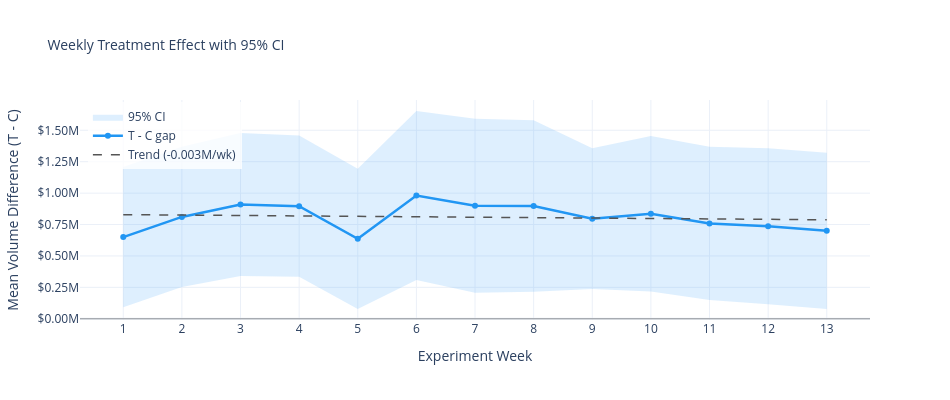

The cell this chart's notebook holds for it:
### Markdown cell above
## 2. Weekly T-C Gap with 95% CI

**Expect:** Entire CI band above zero. Mild downward slope (decay). Confounder weeks
(6-8, 10-13) cause no deviation; they hit both arms equally so the _difference_ stays smooth.

**Red flags:** CI crosses zero; sharp spikes at confounder weeks (asymmetric application).

### Code cell
gap_vals, ci_lo, ci_hi = [], [], []
for w in weeks:
    t_v = post[(post["week"] == w) & (post["group"] == "treatment")]["weekly_volume"]
    c_v = post[(post["week"] == w) & (post["group"] == "control")]["weekly_volume"]
    gap = t_v.mean() - c_v.mean()
    se = np.sqrt(t_v.var() / len(t_v) + c_v.var() / len(c_v))
    gap_vals.append(gap)
    ci_lo.append(gap - 1.96 * se)
    ci_hi.append(gap + 1.96 * se)

slope, intercept, *_ = sp_stats.linregress(weeks, gap_vals)
trend_line = [intercept + slope * w for w in weeks]

# Y-axis: custom $M ticks
y_all = gap_vals + ci_lo + ci_hi
step = 0.25e6
tickvals = np.arange(
    np.floor(min(y_all) / step) * step, np.ceil(max(y_all) / step) * step + step, step
)
ticktext = [f"${v/1e6:.2f}M" for v in tickvals]

fig = go.Figure()

# 95% CI band (filled area between ci_lo and ci_hi)
fig.add_trace(
    go.Scatter(
        x=weeks + weeks[::-1],
        y=ci_hi + ci_lo[::-1],
        fill="toself",
        fillcolor="rgba(33,150,243,0.15)",
        line=dict(width=0),
        hoverinfo="skip",
        name="95% CI",
        showlegend=True,
    )
)

# T - C gap line
fig.add_trace(
    go.Scatter(
        x=weeks,
        y=gap_vals,
        mode="lines+markers",
        name="T - C gap",
        line=dict(color="#2196F3", width=2.5),
        marker=dict(symbol="circle", size=6),
        hovertemplate="Week %{x}<br>Gap: $%{y:,.0f}<extra></extra>",
    )
)

# Trend line
fig.add_trace(
    go.Scatter(
        x=weeks,
        y=trend_line,
        mode="lines",
        name=f"Trend ({slope/1e6:+.3f}M/wk)",
        line=dict(color="#555555", width=1.5, dash="dash"),
        hoverinfo="skip",
    )
)

# Zero reference line
fig.add_hline(y=0, line_color="black", line_width=1, opacity=0.4)

fig.update_layout(
    title=dict(text="Weekly Treatment Effect with 95% CI", font=dict(size=14)),
    xaxis=dict(title="Experiment Week", tickvals=weeks, tickmode="array"),
    yaxis=dict(
        title="Mean Volume Difference (T - C)", tickvals=tickvals, ticktext=ticktext
    ),
    template="plotly_white",
    width=950,
    height=400,
    legend=dict(x=0.01, y=0.99, bgcolor="rgba(255,255,255,0.8)"),
)
fig.show()

print(
    f"CI entirely above zero: {'✓' if all(lo > 0 for lo in
 ci_lo) else '✗ — effect not significant in some weeks'}"
)
print(
    f"Trend slope: {slope/1e6:+.4f}M/week  "
    f"({'negative = decay present ✓' if slope < 0 else 'positive ✗ — gap growing, check decay'})"
)

### Figure 1 — Plotly figure (JSON) as saved in the notebook; plotly's stock layout.template omitted (floating-point values rounded to 4 significant figures)
{"data": [{"fill": "toself", "fillcolor": "rgba(33,150,243,0.15)", "hoverinfo": "skip", "line": {"width": 0}, "name": "95% CI", "showlegend": true, "type": "scatter", "x": [1, 2, 3, 4, 5, 6, 7, 8, 9, 10, 11, 12, 13, 13, 12, 11, 10, 9, 8, 7, 6, 5, 4, 3, 2, 1], "y": [1209000.0, 1369000.0, 1479000.0, 1458000.0, 1195000.0, 1654000.0, 1593000.0, 1580000.0, 1357000.0, 1455000.0, 1368000.0, 1357000.0, 1322000.0, 77880.0, 114900.0, 149800.0, 216900.0, 237100.0, 214200.0, 207500.0, 308000.0, 78370.0, 334900.0, 340500.0, 252100.0, 91840.0]}, {"hovertemplate": "Week %{x}<br>Gap: $%{y:,.0f}<extra></extra>", "line": {"color": "#2196F3", "width": 2.5}, "marker": {"size": 6, "symbol": "circle"}, "mode": "lines+markers", "name": "T - C gap", "type": "scatter", "x": [1, 2, 3, 4, 5, 6, 7, 8, 9, 10, 11, 12, 13], "y": [650200.0, 810700.0, 909500.0, 896400.0, 636600.0, 980800.0, 900200.0, 897200.0, 797100.0, 835800.0, 759000.0, 736200.0, 699700.0]}, {"hoverinfo": "skip", "line": {"color": "#555555", "dash": "dash", "width": 1.5}, "mode": "lines", "name": "Trend (-0.003M/wk)", "type": "scatter", "x": [1, 2, 3, 4, 5, 6, 7, 8, 9, 10, 11, 12, 13], "y": [828900.0, 825500.0, 822100.0, 818700.0, 815200.0, 811800.0, 808400.0, 805000.0, 801600.0, 798200.0, 794700.0, 791300.0, 787900.0]}], "layout": {"height": 400, "legend": {"bgcolor": "rgba(255,255,255,0.8)", "x": 0.01, "y": 0.99}, "shapes": [{"line": {"color": "black", "width": 1}, "opacity": 0.4, "type": "line", "x0": 0, "x1": 1, "xref": "x domain", "y0": 0, "y1": 0, "yref": "y"}], "title": {"font": {"size": 14}, "text": "Weekly Treatment Effect with 95% CI"}, "width": 950, "xaxis": {"tickmode": "array", "tickvals": [1, 2, 3, 4, 5, 6, 7, 8, 9, 10, 11, 12, 13], "title": {"text": "Experiment Week"}}, "yaxis": {"ticktext": ["$0.00M", "$0.25M", "$0.50M", "$0.75M", "$1.00M", "$1.25M", "$1.50M", "$1.75M"], "tickvals": [0.0, 250000.0, 500000.0, 750000.0, 1000000.0, 1250000.0, 1500000.0, 1750000.0], "title": {"text": "Mean Volume Difference (T - C)"}}}}
